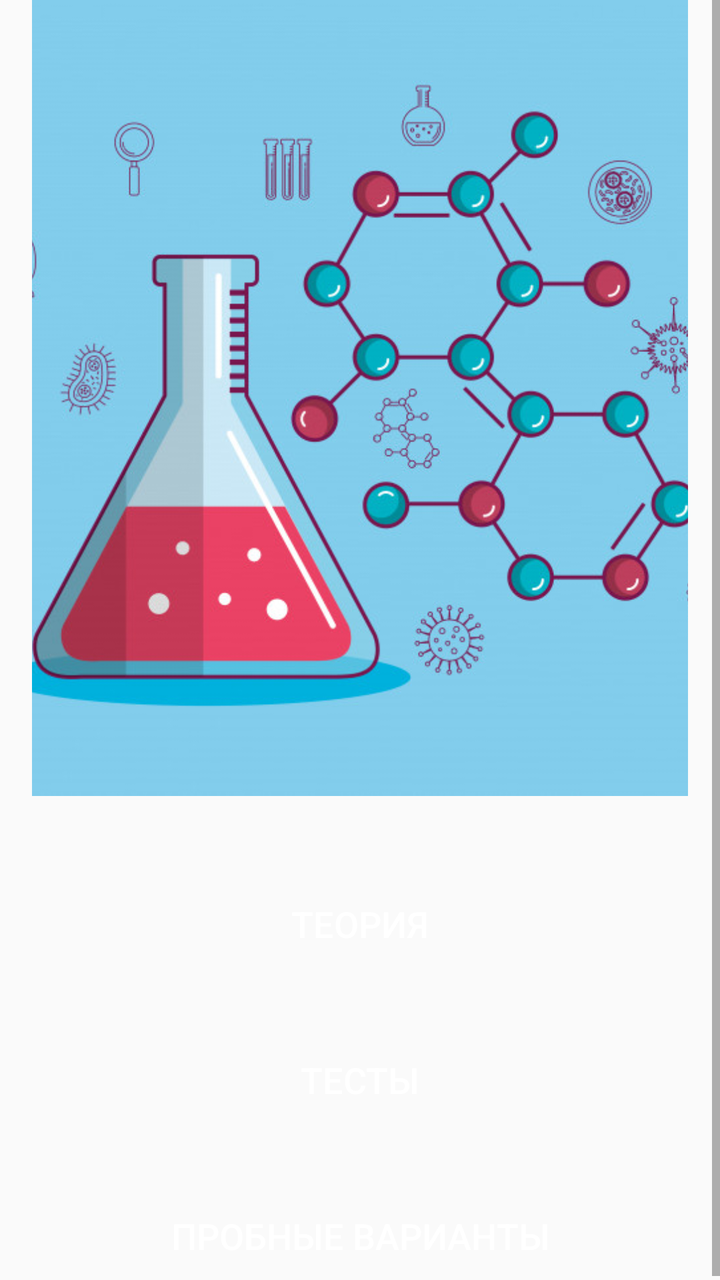
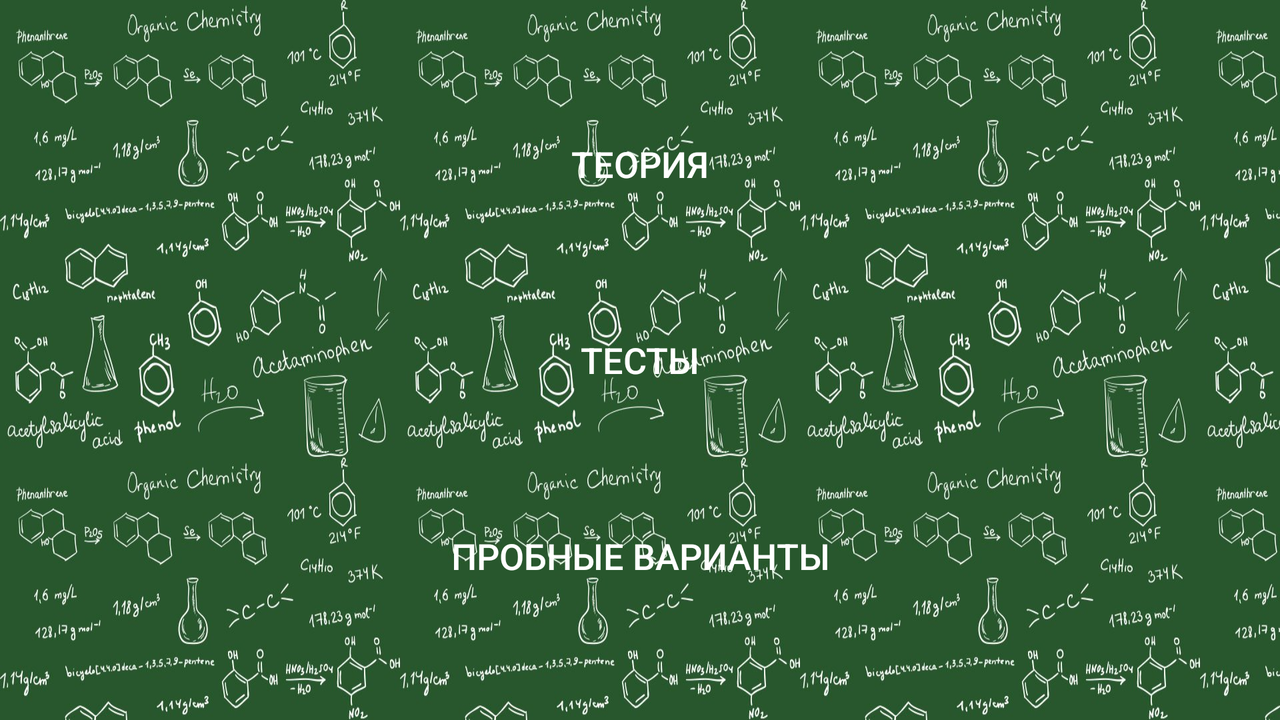

One screen, two layout resources from the same app: the default and the repository's alternative for another configuration. Each is rendered where Android would select it; the XML of both is given below.
<!-- AndroidManifest.xml: application theme Theme.EGE_Chemistry -->
<!-- res/layout/fragment_main.xml -->
<?xml version="1.0" encoding="utf-8"?>
<layout xmlns:app="http://schemas.android.com/apk/res-auto"
    xmlns:android="http://schemas.android.com/apk/res/android"
    xmlns:tools="http://schemas.android.com/tools"
    tools:context=".fragments.MainFragment">
<FrameLayout
    android:layout_width="match_parent"
    android:layout_height="match_parent">
    <ScrollView
        android:layout_width="match_parent"
        android:layout_height="match_parent">
    <androidx.constraintlayout.widget.ConstraintLayout
        android:layout_width="match_parent"
        android:layout_gravity="center_vertical"
        android:layout_height="wrap_content">

        <ImageView
            android:id="@+id/mainActivityImage"
            android:layout_width="match_parent"
            android:layout_height="400dp"
            android:layout_marginHorizontal="16dp"
            android:scaleType="centerCrop"
            app:layout_constraintEnd_toEndOf="parent"
            app:layout_constraintStart_toStartOf="parent"
            app:layout_constraintTop_toTopOf="parent"
            app:srcCompat="@drawable/chem1" />

        <Button
            android:id="@+id/buttonTeory"
            style="@style/MainButtonStyle"
            android:layout_width="match_parent"
            android:layout_height="wrap_content"
            android:layout_marginHorizontal="16dp"
            android:layout_marginTop="40dp"
            android:background="@drawable/main_button_style"
            android:text="@string/main_button_teory"
            app:layout_constraintEnd_toEndOf="parent"
            app:layout_constraintStart_toStartOf="parent"
            app:layout_constraintTop_toBottomOf="@+id/mainActivityImage" />

        <Button
            android:id="@+id/buttonTest"
            style="@style/MainButtonStyle"
            android:layout_width="match_parent"
            android:layout_height="wrap_content"
            android:layout_marginHorizontal="16dp"
            android:layout_marginTop="30dp"
            android:background="@drawable/main_button_style"
            android:text="@string/main_button_test"
            app:layout_constraintEnd_toEndOf="parent"
            app:layout_constraintStart_toStartOf="parent"
            app:layout_constraintTop_toBottomOf="@+id/buttonTeory" />

        <Button
            android:id="@+id/buttonTrialVariants"
            style="@style/MainButtonStyle"
            android:layout_width="match_parent"
            android:layout_height="wrap_content"
            android:layout_marginHorizontal="16dp"
            android:layout_marginTop="30dp"
            android:background="@drawable/main_button_style"
            android:text="@string/trial_variants"
            app:layout_constraintBottom_toBottomOf="parent"
            app:layout_constraintEnd_toEndOf="parent"
            app:layout_constraintStart_toStartOf="parent"
            app:layout_constraintTop_toBottomOf="@+id/buttonTest" />

    </androidx.constraintlayout.widget.ConstraintLayout>
    </ScrollView>
</FrameLayout>
</layout>
<!-- resources referenced by this layout -->
<resources>
  <!-- drawable chem1: png bitmap (drawable, 213423 bytes) -->
  <string name="main_button_teory">Теория</string>
  <string name="main_button_test">Тесты</string>
  <string name="trial_variants">Пробные варианты</string>
  <style name="MainButtonStyle">
          <item name="cornerRadius">25dp</item>
          <item name="strokeWidth">4dp</item>
          <item name="strokeColor">@color/black</item>
          <item name="backgroundTint">@color/purple</item>
          <item name="background">@drawable/main_button_style</item>
          <item name="android:textSize">18sp</item>
          <item name="android:textColor">@color/white</item>
      </style>
  <style name="Theme.EGE_Chemistry" parent="Base.Theme.EGE_Chemistry" />
  <color name="black">#FF000000</color>
  <color name="purple">#A925EF</color>
  <color name="white">#FFFFFFFF</color>
  <style name="Base.Theme.EGE_Chemistry" parent="Theme.AppCompat.DayNight.DarkActionBar">
          
          
      </style>
</resources>
<!-- res/layout-land/fragment_main.xml (the repository's variant of the layout above) -->
<!-- drawn on the phone turned sideways -->
<?xml version="1.0" encoding="utf-8"?>
<layout xmlns:app="http://schemas.android.com/apk/res-auto"
    xmlns:android="http://schemas.android.com/apk/res/android"
    xmlns:tools="http://schemas.android.com/tools"
    tools:context=".fragments.MainFragment">
    <FrameLayout
        android:layout_width="match_parent"
        android:layout_height="match_parent"
        android:background="@drawable/chem1_land2">
        <androidx.constraintlayout.widget.ConstraintLayout
            android:layout_width="match_parent"
            android:layout_height="wrap_content"
            android:layout_gravity="center_vertical">

            <Button
                android:id="@+id/buttonTeory"
                style="@style/MainButtonStyle"
                android:layout_width="match_parent"
                android:layout_height="wrap_content"
                android:layout_marginHorizontal="100dp"
                android:background="@drawable/main_button_style"
                android:text="@string/main_button_teory"
                app:layout_constraintEnd_toEndOf="parent"
                app:layout_constraintStart_toStartOf="parent"
                app:layout_constraintTop_toTopOf="parent" />

            <Button
                android:id="@+id/buttonTest"
                style="@style/MainButtonStyle"
                android:layout_width="match_parent"
                android:layout_height="wrap_content"
                android:layout_marginHorizontal="100dp"
                android:layout_marginTop="50dp"
                android:background="@drawable/main_button_style"
                android:text="@string/main_button_test"
                app:layout_constraintEnd_toEndOf="parent"
                app:layout_constraintStart_toStartOf="parent"
                app:layout_constraintTop_toBottomOf="@+id/buttonTeory" />

            <Button
                android:id="@+id/buttonTrialVariants"
                style="@style/MainButtonStyle"
                android:layout_width="match_parent"
                android:layout_height="wrap_content"
                android:layout_marginHorizontal="100dp"
                android:layout_marginTop="50dp"
                android:background="@drawable/main_button_style"
                android:text="@string/trial_variants"
                app:layout_constraintBottom_toBottomOf="parent"
                app:layout_constraintEnd_toEndOf="parent"
                app:layout_constraintStart_toStartOf="parent"
                app:layout_constraintTop_toBottomOf="@+id/buttonTest" />

        </androidx.constraintlayout.widget.ConstraintLayout>
    </FrameLayout>
</layout>
<!-- resources referenced by the variant -->
<!-- as the phone turned sideways resolves them -->
<resources>
  <!-- drawable chem1_land2: jpg bitmap (drawable, 291062 bytes) -->
  <string name="main_button_teory">Теория</string>
  <string name="main_button_test">Тесты</string>
  <string name="trial_variants">Пробные варианты</string>
  <style name="MainButtonStyle">
          <item name="cornerRadius">25dp</item>
          <item name="strokeWidth">4dp</item>
          <item name="strokeColor">@color/black</item>
          <item name="backgroundTint">@color/purple</item>
          <item name="background">@drawable/main_button_style</item>
          <item name="android:textSize">18sp</item>
          <item name="android:textColor">@color/white</item>
      </style>
  <style name="Theme.EGE_Chemistry" parent="Base.Theme.EGE_Chemistry" />
  <color name="black">#FF000000</color>
  <color name="purple">#A925EF</color>
  <color name="white">#FFFFFFFF</color>
  <style name="Base.Theme.EGE_Chemistry" parent="Theme.AppCompat.DayNight.DarkActionBar">
          
          
      </style>
</resources>
